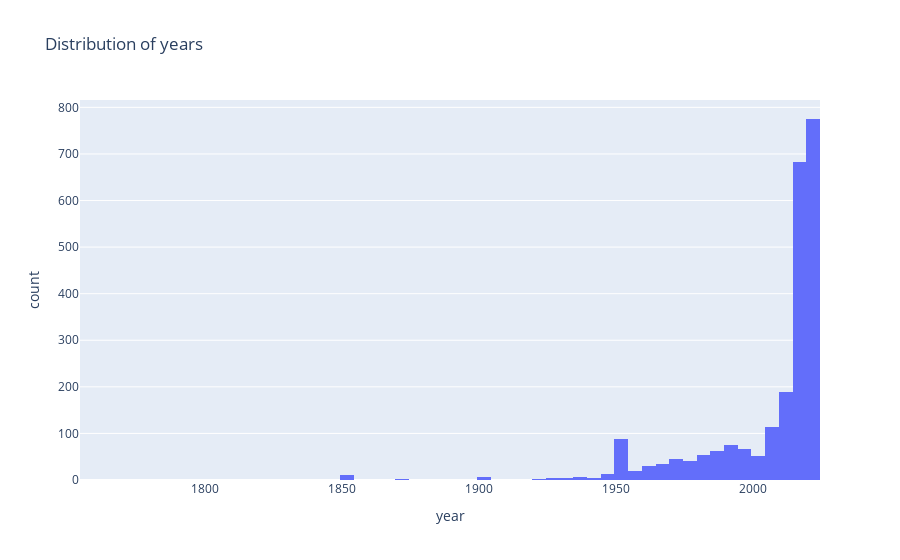

Here is the notebook cell this chart was saved with:
### Code cell
px.histogram(artsy_listings, x="year", title="Distribution of years")

### Figure 1 — Plotly figure (JSON) as saved in the notebook; plotly's stock layout.template omitted (floating-point values rounded to 4 significant figures; data arrays with more than 128 entries replaced by an {"elided": "..."} marker saying what was removed)
{"data": [{"alignmentgroup": "True", "bingroup": "x", "hovertemplate": "year=%{x}<br>count=%{y}<extra></extra>", "legendgroup": "", "marker": {"color": "#636efa"}, "name": "", "offsetgroup": "", "orientation": "v", "showlegend": false, "type": "histogram", "x": {"elided": "2385 int values"}, "xaxis": "x", "yaxis": "y"}], "layout": {"barmode": "relative", "legend": {"tracegroupgap": 0}, "title": {"text": "Distribution of years"}, "xaxis": {"anchor": "y", "domain": [0, 1], "title": {"text": "year"}}, "yaxis": {"anchor": "x", "domain": [0, 1], "title": {"text": "count"}}}}
